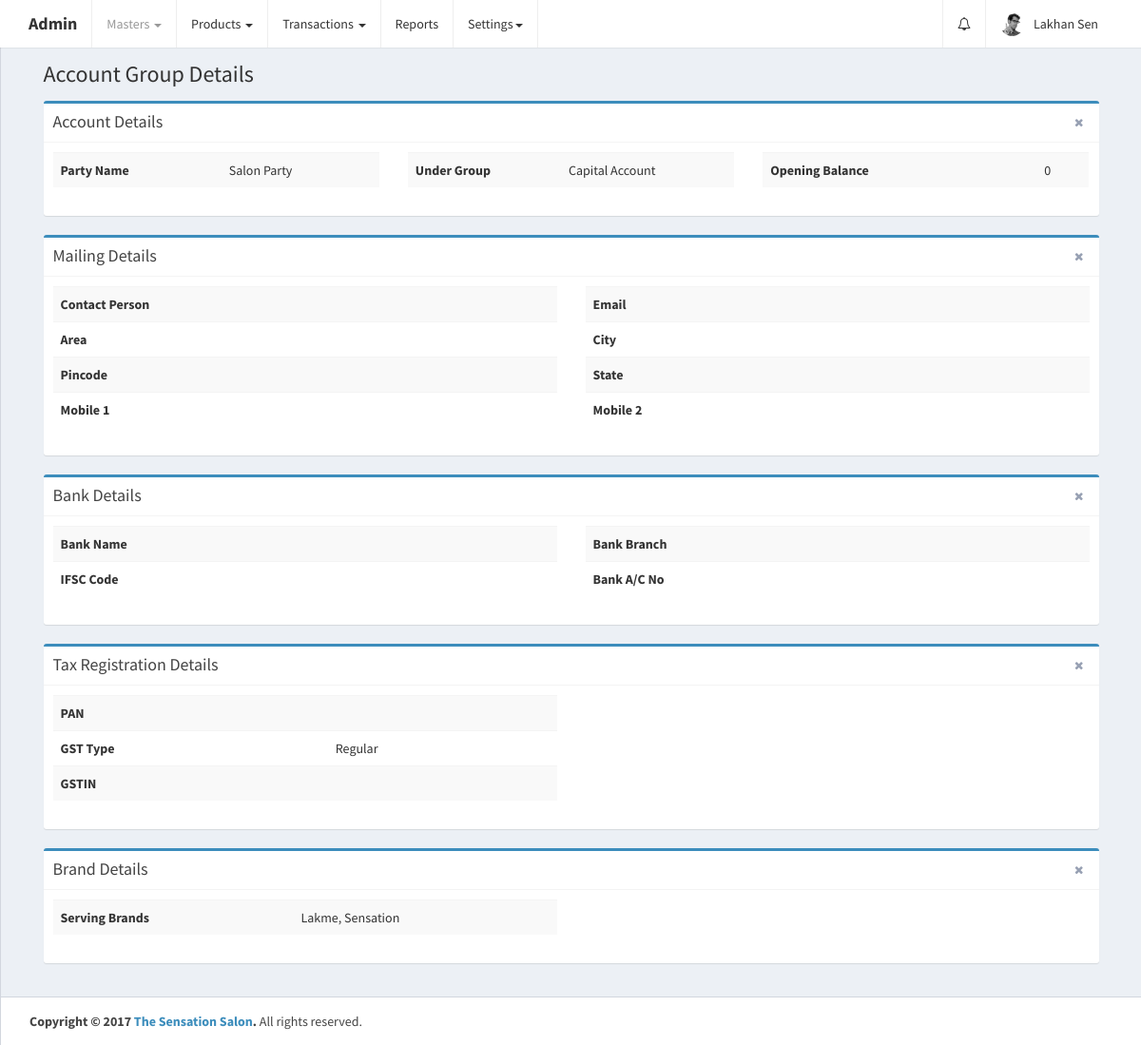
Screenshot of /home.php?controller=accountgroup&action=get&id=67 (signed in) with the database file from the repository.
### tables this page shows
CREATE TABLE `account_groups` (
  `id` int(11) UNSIGNED NOT NULL,
  `parent_id` int(11) NOT NULL DEFAULT '0',
  `name` varchar(255) NOT NULL,
  `opening_balance` double DEFAULT NULL,
  `contact_person` varchar(255) DEFAULT NULL,
  `area` varchar(255) DEFAULT NULL,
  `city` varchar(255) DEFAULT NULL,
  `pincode` varchar(255) DEFAULT NULL,
  `gst_state_code_id` int(11) DEFAULT NULL,
  `email` varchar(255) DEFAULT NULL,
  `mobile1` varchar(255) DEFAULT NULL,
  `mobile2` varchar(255) DEFAULT NULL,
  `bank_name` varchar(255) DEFAULT NULL,
  `bank_branch` varchar(255) DEFAULT NULL,
  `ifsc_code` varchar(255) DEFAULT NULL,
  `bank_account_no` varchar(255) DEFAULT NULL,
  `pan` varchar(255) DEFAULT NULL,
  `gst_type_id` int(11) DEFAULT NULL,
  `gstin` varchar(255) DEFAULT NULL,
  `brand_ids` varchar(255) DEFAULT NULL,
  `is_default` tinyint(1) NOT NULL DEFAULT '0',
  `is_deleted` tinyint(1) DEFAULT '0',
  `created_at` datetime NOT NULL DEFAULT CURRENT_TIMESTAMP,
  `updated_at` datetime NOT NULL DEFAULT CURRENT_TIMESTAMP ON UPDATE CURRENT_TIMESTAMP
);

### models/AccountGroup.php (called while the page is built, shortened)
<?php
class AccountGroup {
    public $conn;
    public function __construct() {
        $db = new Database();
        $this->conn = $db->connect();
    }
    public function getAccountGroup($id) {
        $account_group = $this->conn->query('SELECT * FROM account_groups WHERE id=' . $id);
        return $account_group;
    }
}
?>

### config/Database.php (called while the page is built)
<?php
class Database {
    public function connect() {
        $conn = new mysqli('localhost', 'root', '', 'thesensationbeautycentre');
        if ($conn->connect_error) {
            die("Connection failed: " . $conn->connect_error);
        } else {
            return $conn;
        }
    }
}
?>

### home.php (called while the page is built, shortened)
<?php
require_once 'config/database.php';
require_once 'config/routes.php';
?>

### models/Gst.php (called while the page is built, shortened)
<?php
class Gst {
    public $conn;
    public function __construct() {
        $db = new Database();
        $this->conn = $db->connect();
    }
    public function getGstType($id) {
        $gst_type_res = $this->conn->query('SELECT * FROM gst_types WHERE id=' . $id);
        return $gst_type_res;
    }
}
?>

### views/account_group_details.php (the view, shortened to what this page needs)
<?php
if (isset($account_groups)) {
    foreach ($account_groups as $account_group) {
        ?>
        <div class="row">
            <div class="col-md-12">
                <div class="box box-primary">
                    <div class="box-header with-border">
                        <h3 class="box-title">Account Details</h3>
                        <div class="box-tools pull-right">
                            <button type="button" class="btn btn-box-tool" data-widget="remove" id="close_detail_btn"><i class="fa fa-times"></i></button>
                        </div>
                    </div>
                    <div class="box-body">
                        <div class="row">
                            <div class="col-md-4 table-responsive">
                                <table class="table table-hover table-striped" width="50%">
                                    <tbody>
                                        <tr>
                                            <td><b>Party Name</b></td>
                                            <td><?php echo $account_group['name']; ?></td>
                                        </tr>
                                    </tbody>
                                </table>
                            </div>
                            <div class="col-md-4 table-responsive">
                                <table class="table table-hover table-striped" width="50%">
                                    <tbody>
                                        <tr>
                                            <td><b>Under Group</b></td>
                                            <td><?php echo $account_group['parent']; ?></td>
                                        </tr>
                                    </tbody>
                                </table>
                            </div>
                            <div class="col-md-4 table-responsive">
                                <table class="table table-hover table-striped" width="50%">
                                    <tbody>
                                        <tr>
                                            <td><b>Opening Balance</b></td>
                                            <td><?php echo $account_group['opening_balance']; ?></td>
                                        </tr>
                                    </tbody>
                                </table>
                            </div>
                        </div>
                    </div>
                </div>
            </div>
        </div>
        <div class="row">
            <div class="col-md-12">
                <div class="box box-primary">
                    <div class="box-header with-border">
                        <h3 class="box-title">Mailing Details</h3>
                        <div class="box-tools pull-right">
                            <button type="button" class="btn btn-box-tool" data-widget="remove" id="close_detail_btn"><i class="fa fa-times"></i></button>
                        </div>
                    </div>
                    <div class="box-body">
                        <div class="row">
                            <div class="col-md-6 table-responsive">
                                <table class="table table-hover table-striped" width="50%">
                                    <tbody>
                                        <tr>
                                            <td><b>Contact Person</b></td>
                                            <td><?php echo $account_group['contact_person']; ?></td>
                                        </tr>
                                        <tr>
                                            <td><b>Area</b></td>
                                            <td><?php echo $account_group['area']; ?></td>
                                        </tr>
                                        <tr>
                                            <td><b>Pincode</b></td>
                                            <td><?php echo $account_group['pincode']; ?></td>
                                        </tr>
                                        <tr>
                                            <td><b>Mobile 1</b></td>
                                            <td><?php echo $account_group['mobile1']; ?></td>
                                        </tr>
                                    </tbody>
                                </table>
                            </div>
                            <div class="col-md-6 table-responsive">
                                <table class="table table-hover table-striped" width="50%">
                                    <tbody>
                                        <tr>
                                            <td><b>Email</b></td>
                                            <td><?php echo $account_group['email']; ?></td>
                                        </tr>
                                        <tr>
                                            <td><b>City</b></td>
                                            <td><?php echo $account_group['city']; ?></td>
                                        </tr>
                                        <tr>
                                            <td><b>State</b></td>
                                            <td><?php echo $account_group['state']; ?></td>
                                        </tr>
                                        <tr>
                                            <td><b>Mobile 2</b></td>
                                            <td><?php echo $account_group['mobile2']; ?></td>
                                        </tr>
                                    </tbody>
                                </table>
                            </div>
                        </div>
                    </div>
                </div>
            </div>
        </div>
        <div class="row">
            <div class="col-md-12">
                <div class="box box-primary">
                    <div class="box-header with-border">
                        <h3 class="box-title">Bank Details</h3>
                        <div class="box-tools pull-right">
                            <button type="button" class="btn btn-box-tool" data-widget="remove" id="close_detail_btn"><i class="fa fa-times"></i></button>
                        </div>
                    </div>
                    <div class="box-body">
                        <div class="row">
                            <div class="col-md-6 table-responsive">
                                <table class="table table-hover table-striped" width="50%">
                                    <tbody>
                                        <tr>
                                            <td><b>Bank Name</b></td>
                                            <td><?php echo $account_group['bank_name']; ?></td>
                                        </tr>
                                        <tr>
                                            <td><b>IFSC Code</b></td>
                                            <td><?php echo $account_group['ifsc_code']; ?></td>
                                        </tr>
                                    </tbody>
                                </table>
                            </div>
                            <div class="col-md-6 table-responsive">
                                <table class="table table-hover table-striped" width="50%">
                                    <tbody>
                                        <tr>
                                            <td><b>Bank Branch</b></td>
                                            <td><?php echo $account_group['bank_branch']; ?></td>
                                        </tr>
                                        <tr>
                                            <td><b>Bank A/C No</b></td>
                                            <td><?php echo $account_group['bank_account_no']; ?></td>
                                        </tr>
                                    </tbody>
                                </table>
                            </div>
                        </div>
                    </div>
                </div>
            </div>
        </div>
        <div class="row">
            <div class="col-md-12">
                <div class="box box-primary">
                    <div class="box-header with-border">
                        <h3 class="box-title">Tax Registration Details</h3>
                        <div class="box-tools pull-right">
                            <button type="button" class="btn btn-box-tool" data-widget="remove" id="close_detail_btn"><i class="fa fa-times"></i></button>
                        </div>
                    </div>
                    <div class="box-body">
                        <div class="row">
                            <div class="col-md-6 table-responsive">
                                <table class="table table-hover table-striped" width="50%">
                                    <tbody>
                                        <tr>
                                            <td><b>PAN</b></td>
                                            <td><?php echo $account_group['pan']; ?></td>
                                        </tr>
                                        <tr>
                                            <td><b>GST Type</b></td>
                                            <td><?php echo $account_group['gst_type']; ?></td>
                                        </tr>
                                        <tr>
                                            <td><b>GSTIN</b></td>
                                            <td><?php echo $account_group['gstin']; ?></td>
                                        </tr>
                                    </tbody>
                                </table>
                            </div>
                        </div>
                    </div>
                </div>
            </div>
        </div>
        <div class="row">
            <div class="col-md-12">
                <div class="box box-primary">
                    <div class="box-header with-border">
                        <h3 class="box-title">Brand Details</h3>
                        <div class="box-tools pull-right">
                            <button type="button" class="btn btn-box-tool" data-widget="remove" id="close_detail_btn"><i class="fa fa-times"></i></button>
                        </div>
                    </div>
                    <div class="box-body">
                        <div class="row">
                            <div class="col-md-6 table-responsive">
                                <table class="table table-hover table-striped" width="50%">
                                    <tbody>
                                        <tr>
                                            <td><b>Serving Brands</b></td>
                                            <td><?php echo $account_group['brands']; ?></td>
                                        </tr>
                                    </tbody>
                                </table>
                            </div>
                        </div>
                    </div>
                </div>
            </div>
        </div>
        <?php
    }
}
?>

### rows the page displays
account_groups: name "Salon Party", parent "Capital Account", opening_balance "0", gst_type "Regular", brands "Lakme, Sensation"

### other values shown
$_SESSION['admin'] "Lakhan Sen"
$page_header "Account Group Details"
